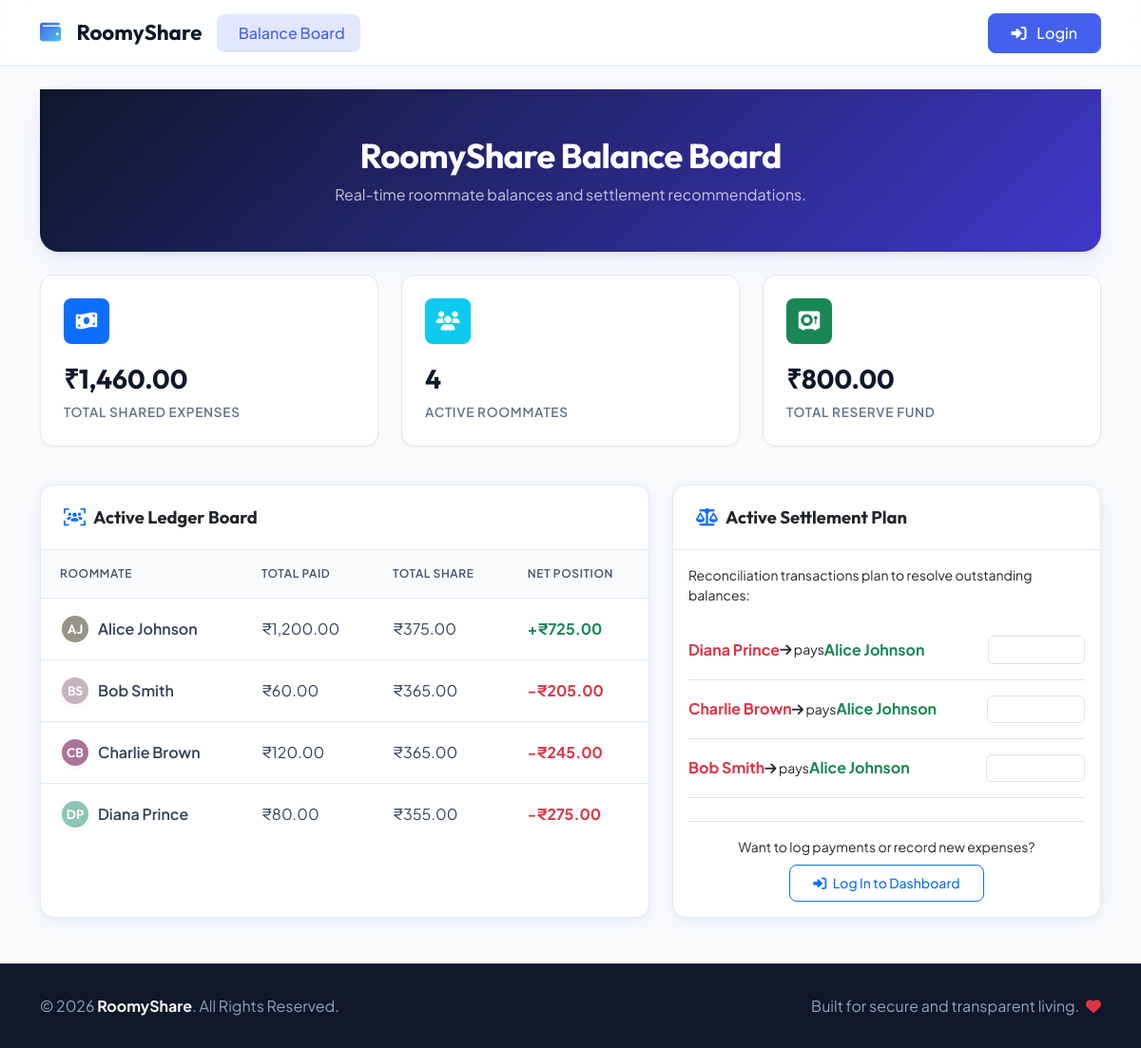
The app's page /public_balance.php with its own data.
### tables this page shows
CREATE TABLE IF NOT EXISTS `members` (
  `id` INT AUTO_INCREMENT PRIMARY KEY,
  `name` VARCHAR(100) NOT NULL,
  `email` VARCHAR(100) NOT NULL UNIQUE,
  `phone` VARCHAR(20) DEFAULT NULL,
  `password_hash` VARCHAR(255) NOT NULL,
  `role` ENUM('admin', 'member') NOT NULL DEFAULT 'member',
  `status` ENUM('active', 'inactive') NOT NULL DEFAULT 'active',
  `avatar` VARCHAR(255) DEFAULT NULL,
  `created_at` TIMESTAMP DEFAULT CURRENT_TIMESTAMP
);

### includes/functions.php (called while the page is built, shortened)
<?php
function format_currency($amount) {
    return '₹' . number_format((float)$amount, 2);
}
function get_avatar_initials($name) {
    $words = explode(" ", $name);
    $initials = "";
    $count = 0;
    foreach ($words as $w) {
        if ($count < 2 && !empty($w)) {
            $initials .= strtoupper($w[0]);
            $count++;
        }
    }
    return $initials ?: '?';
}
function get_avatar_bg($name) {
    $hash = md5($name);
    $r = hexdec(substr($hash, 0, 2)) % 100 + 100;
    $g = hexdec(substr($hash, 2, 2)) % 100 + 100;
    $b = hexdec(substr($hash, 4, 2)) % 100 + 100;
    return "rgb($r, $g, $b)";
}
function get_roommate_balances($conn) {
    $members = [];
    $sql = "SELECT id, name, email, avatar, role FROM members WHERE status = 'active'";
    $res = $conn->query($sql);
    while ($row = $res->fetch_assoc()) {
        $members[$row['id']] = [
            'id' => (int)$row['id'],
            'name' => $row['name'],
            'email' => $row['email'],
            'avatar' => $row['avatar'],
            'role' => $row['role'],
            'total_paid' => 0.0,
            'total_share' => 0.0,
            'payments_sent' => 0.0,
            'payments_received' => 0.0,
            'net_balance' => 0.0
        ];
    }
    $sql = "SELECT paid_by, SUM(amount) AS total_paid FROM expenses GROUP BY paid_by";
    $res = $conn->query($sql);
    while ($row = $res->fetch_assoc()) {
        if (isset($members[$row['paid_by']])) {
            $members[$row['paid_by']]['total_paid'] = (float)$row['total_paid'];
        }
    }
    $sql = "SELECT member_id, SUM(amount) AS total_share FROM expense_splits GROUP BY member_id";
    $res = $conn->query($sql);
    while ($row = $res->fetch_assoc()) {
        if (isset($members[$row['member_id']])) {
            $members[$row['member_id']]['total_share'] = (float)$row['total_share'];
        }
    }
    $sql = "SELECT from_member_id, SUM(amount) AS sent FROM payments WHERE status = 'approved' GROUP BY from_member_id";
    $res = $conn->query($sql);
    while ($row = $res->fetch_assoc()) {
        if (isset($members[$row['from_member_id']])) {
            $members[$row['from_member_id']]['payments_sent'] = (float)$row['sent'];
        }
    }
    $sql = "SELECT to_member_id, SUM(amount) AS received FROM payments WHERE status = 'approved' GROUP BY to_member_id";
    $res = $conn->query($sql);
    while ($row = $res->fetch_assoc()) {
        if (isset($members[$row['to_member_id']])) {
            $members[$row['to_member_id']]['payments_received'] = (float)$row['received'];
        }
    }
    return $members;
}
function calculate_settlements($balances) {
    $debtors = [];
    $creditors = [];
    foreach ($balances as $m) {
        $bal = round($m['net_balance'], 2);
        if ($bal < -0.01) {
            $debtors[] = [
                'id' => $m['id'],
                'name' => $m['name'],
                'balance' => $bal
            ];
        } elseif ($bal > 0.01) {
            $creditors[] = [
                'id' => $m['id'],
                'name' => $m['name'],
                'balance' => $bal
            ];
        }
    }
    usort($debtors, function($a, $b) {
        return $a['balance'] <=> $b['balance'];
    });
    usort($creditors, function($a, $b) {
        return $b['balance'] <=> $a['balance'];
    });
    $settlements = [];
    $d_idx = 0;
    $c_idx = 0;
    while ($d_idx < count($debtors) && $c_idx < count($creditors)) {
        $debtor = &$debtors[$d_idx];
        $creditor = &$creditors[$c_idx];
        $debt_amt = abs($debtor['balance']);
        $cred_amt = $creditor['balance'];
        $payment = min($debt_amt, $cred_amt);
        $payment = round($payment, 2);
        if ($payment > 0) {
            $settlements[] = [
                'from_id' => $debtor['id'],
                'from_name' => $debtor['name'],
                'to_id' => $creditor['id'],
                'to_name' => $creditor['name'],
                'amount' => $payment
            ];
        }
        $debtor['balance'] += $payment;
        $creditor['balance'] -= $payment;
        if (abs($debtor['balance']) < 0.01) {
            $d_idx++;
        }
        if (abs($creditor['balance']) < 0.01) {
            $c_idx++;
        }
    }
    return $settlements;
}
function get_system_totals($conn) {
    $totals = [
        'expenses' => 0.0,
        'payments' => 0.0,
        'deposits' => 0.0,
        'roommates' => 0
    ];
    $res = $conn->query("SELECT SUM(amount) AS total FROM expenses");
    if ($row = $res->fetch_assoc()) {
        $totals['expenses'] = (float)$row['total'];
    }
    $res = $conn->query("SELECT SUM(amount) AS total FROM payments WHERE status = 'approved'");
    if ($row = $res->fetch_assoc()) {
        $totals['payments'] = (float)$row['total'];
    }
    $res = $conn->query("SELECT SUM(amount) AS total FROM deposits");
    if ($row = $res->fetch_assoc()) {
        $totals['deposits'] = (float)$row['total'];
    }
    $res = $conn->query("SELECT COUNT(*) AS total FROM members WHERE status = 'active'");
    if ($row = $res->fetch_assoc()) {
        $totals['roommates'] = (int)$row['total'];
    }
    return $totals;
}

### includes/auth.php (called while the page is built, shortened)
<?php
function sanitize($data) {
    if (is_array($data)) {
        foreach ($data as $key => $value) {
            $data[$key] = sanitize($value);
        }
    } else {
        $data = trim($data);
        $data = stripslashes($data);
        $data = htmlspecialchars($data, ENT_QUOTES, 'UTF-8');
    }
    return $data;
}

### public_balance.php (the view, shortened to what this page needs)
<?php
require_once 'config/database.php';
require_once 'includes/auth.php';
require_once 'includes/functions.php';
$balances = get_roommate_balances($conn);
$settlements = calculate_settlements($balances);
$totals = get_system_totals($conn);
require_once 'includes/header.php';
?>
<div class="public-header mb-4">
    <div class="container">
        <h1>RoomyShare Balance Board</h1>
        <p class="mb-0 opacity-75 text-light">Real-time roommate balances and settlement recommendations.</p>
    </div>
</div>
<div class="row mb-4">
    <div class="col-md-4 mb-3">
        <div class="widget-stat">
            <div class="stat-icon bg-primary text-white">
                <i class="fa-solid fa-money-bill-wave"></i>
            </div>
            <div class="stat-number"><?php echo format_currency($totals['expenses']); ?></div>
            <div class="stat-label">Total Shared Expenses</div>
        </div>
    </div>
    <div class="col-md-4 mb-3">
        <div class="widget-stat">
            <div class="stat-icon bg-info text-white">
                <i class="fa-solid fa-users"></i>
            </div>
            <div class="stat-number"><?php echo $totals['roommates']; ?></div>
            <div class="stat-label">Active Roommates</div>
        </div>
    </div>
    <div class="col-md-4 mb-3">
        <div class="widget-stat">
            <div class="stat-icon bg-success text-white">
                <i class="fa-solid fa-vault"></i>
            </div>
            <div class="stat-number"><?php echo format_currency($totals['deposits']); ?></div>
            <div class="stat-label">Total Reserve Fund</div>
        </div>
    </div>
</div>
<div class="row">
    <div class="col-lg-7 mb-4">
        <div class="card card-custom h-100">
            <div class="card-header-custom">
                <span class="fw-bold"><i class="fa-solid fa-users-viewfinder text-primary me-2"></i>Active Ledger Board</span>
            </div>
            <div class="card-body p-0">
                <div class="table-responsive table-responsive-custom border-0">
                    <table class="table table-custom">
                        <thead>
                            <tr>
                                <th>Roommate</th>
                                <th>Total Paid</th>
                                <th>Total Share</th>
                                <th>Net Position</th>
                            </tr>
                        </thead>
                        <tbody>
                            <?php foreach ($balances as $b): ?>
                                <?php
                                $net = $b['net_balance'];
                                $net_class = $net >= 0.01 ? 'text-success fw-bold' : ($net < -0.01 ? 'text-danger fw-bold' : 'text-slate-400');
                                $net_label = $net >= 0.01 ? '+' . format_currency($net) : ($net < -0.01 ? '-' . format_currency(abs($net)) : format_currency(0));
                                ?>
                                <tr>
                                    <td>
                                        <div class="d-flex align-items-center">
                                            <div class="avatar-circle avatar-sm me-2" style="background-color: <?php echo get_avatar_bg($b['name']); ?>;">
                                                <?php echo get_avatar_initials($b['name']); ?>
                                            </div>
                                            <span class="fw-semibold text-slate-800"><?php echo sanitize($b['name']); ?></span>
                                        </div>
                                    </td>
                                    <td><?php echo format_currency($b['total_paid']); ?></td>
                                    <td><?php echo format_currency($b['total_share']); ?></td>
                                    <td class="<?php echo $net_class; ?>"><?php echo $net_label; ?></td>
                                </tr>
                            <?php endforeach; ?>
                        </tbody>
                    </table>
                </div>
            </div>
        </div>
    </div>
    <div class="col-lg-5 mb-4">
        <div class="card card-custom h-100">
            <div class="card-header-custom">
                <span class="fw-bold"><i class="fa-solid fa-scale-balanced text-primary me-2"></i>Active Settlement Plan</span>
            </div>
            <div class="card-body">
                <?php if (empty($settlements)): ?>
                    <div class="text-center py-5">
                        <span class="text-success fs-1 d-block mb-3"><i class="fa-solid fa-circle-check"></i></span>
                        <h5 class="fw-bold text-slate-800">Perfectly Balanced!</h5>
                        <p class="text-slate-500 mb-0 small">No peer settlements are required. All roommates have paid their exact share.</p>
                    </div>
                <?php else: ?>
                    <p class="text-slate-500 small mb-3">Reconciliation transactions plan to resolve outstanding balances:</p>
                    <div class="list-group list-group-flush">
                        <?php foreach ($settlements as $s): ?>
                            <div class="list-group-item px-0 py-3 border-bottom d-flex align-items-center justify-content-between">
                                <div class="d-flex align-items-center gap-1.5 flex-wrap">
                                    <span class="fw-bold text-danger"><?php echo sanitize($s['from_name']); ?></span>
                                    <span class="text-slate-400 small"><i class="fa-solid fa-arrow-right"></i> pays</span>
                                    <span class="fw-bold text-success"><?php echo sanitize($s['to_name']); ?></span>
                                </div>
                                <span class="badge bg-slate-100 text-slate-800 fs-6 fw-bold px-3 py-1.5 border rounded">
                                </span>
                            </div>
                        <?php endforeach; ?>
                    </div>
                <?php endif; ?>
                <div class="mt-4 pt-3 border-top text-center">
                    <p class="text-slate-400 small mb-2">Want to log payments or record new expenses?</p>
                    <a href="login.php" class="btn btn-sm btn-outline-primary px-4 py-2">
                        <i class="fa-solid fa-right-to-bracket me-1"></i> Log In to Dashboard
                    </a>
                </div>
            </div>
        </div>
    </div>
</div>
<?php
require_once 'includes/footer.php';
?>

### assets/css/style.css (style rules this page uses)
:root { --font-heading: 'Outfit', sans-serif; --font-body: 'Plus Jakarta Sans', sans-serif; --primary: #4361ee; --primary-glow: rgba(67, 97, 238, 0.15); --secondary: #3f37c9; --accent: #4cc9f0; --success: #10b981; --success-glow: rgba(16, 185, 129, 0.15); --warning: #f59e0b; --warning-glow: rgba(245, 158, 11, 0.15); --danger: #ef4444; --danger-glow: rgba(239, 68, 68, 0.15); --info: #0ea5e9; --info-glow: rgba(14, 165, 233, 0.15); --slate-50: #f8fafc; --slate-100: #f1f5f9; --slate-200: #e2e8f0; --slate-300: #cbd5e1; --slate-400: #94a3b8; --slate-500: #64748b; --slate-600: #475569; --slate-700: #334155; --slate-800: #1e293b; --slate-900: #0f172a; --bg-app: #f8fafc; --bg-card: #ffffff; --border-color: #e2e8f0; --text-main: #1e293b; --text-muted: #64748b; --radius-sm: 8px; --radius-md: 14px; --radius-lg: 20px; --shadow-sm: 0 1px 3px 0 rgba(0, 0, 0, 0.05); --shadow-md: 0 4px 20px -2px rgba(67, 97, 238, 0.08), 0 2px 8px -1px rgba(0, 0, 0, 0.04); --shadow-lg: 0 10px 30px -5px rgba(67, 97, 238, 0.12), 0 4px 12px -2px rgba(0, 0, 0, 0.06); --transition: all 0.3s cubic-bezier(0.4, 0, 0.2, 1); }
body { font-family: var(--font-body); background-color: var(--bg-app); color: var(--text-main); min-height: 100vh; display: flex; flex-direction: column; overflow-x: hidden; }
h1, h2, h3, h4, h5, h6 { font-family: var(--font-heading); font-weight: 600; letter-spacing: -0.02em; }
.card-custom { background-color: var(--bg-card); border: 1px solid var(--border-color); border-radius: var(--radius-md); box-shadow: var(--shadow-md); transition: var(--transition); overflow: hidden; }
.card-header-custom { background-color: transparent; border-bottom: 1px solid var(--border-color); padding: 1.25rem 1.5rem; font-weight: 600; font-family: var(--font-heading); font-size: 1.15rem; display: flex; justify-content: space-between; align-items: center; }
.avatar-circle { width: 42px; height: 42px; border-radius: 50%; display: flex; align-items: center; justify-content: center; font-weight: 600; font-family: var(--font-heading); color: #ffffff; box-shadow: var(--shadow-sm); border: 2px solid #ffffff; object-fit: cover; }
.avatar-sm { width: 32px; height: 32px; font-size: 0.85rem; }
.btn { border-radius: var(--radius-sm); font-weight: 500; transition: var(--transition); padding: 0.5rem 1.2rem; }
.widget-stat { position: relative; padding: 1.5rem; border-radius: var(--radius-md); background: #ffffff; border: 1px solid var(--border-color); box-shadow: var(--shadow-sm); transition: var(--transition); }
.widget-stat .stat-icon { width: 48px; height: 48px; border-radius: var(--radius-sm); display: flex; align-items: center; justify-content: center; font-size: 1.25rem; margin-bottom: 1rem; box-shadow: var(--shadow-sm); }
.widget-stat .stat-number { font-size: 1.75rem; font-weight: 700; font-family: var(--font-heading); margin-bottom: 0.25rem; color: var(--slate-900); }
.widget-stat .stat-label { font-size: 0.85rem; color: var(--slate-500); text-transform: uppercase; letter-spacing: 0.05em; font-weight: 600; }
.table-responsive-custom { border-radius: var(--radius-sm); overflow: hidden; border: 1px solid var(--border-color); }
.table-custom { margin-bottom: 0; }
.table-custom th { background-color: var(--slate-50); color: var(--slate-600); font-weight: 600; text-transform: uppercase; font-size: 0.75rem; letter-spacing: 0.05em; padding: 1rem 1.25rem; border-bottom: 1px solid var(--border-color); }
.table-custom td { padding: 1rem 1.25rem; vertical-align: middle; border-bottom: 1px solid var(--border-color); color: var(--slate-700); }
.table-custom tr:last-child td { border-bottom: none; }
.table-custom tbody tr { transition: var(--transition); }
.public-header { background: linear-gradient(135deg, var(--slate-900), var(--secondary)); color: #ffffff; padding: 3rem 1rem; text-align: center; border-radius: 0 0 var(--radius-lg) var(--radius-lg); box-shadow: var(--shadow-lg); margin-bottom: 2rem; }
.public-header h1 { font-size: 2.25rem; font-weight: 700; }

### records on screen
members: name "AJ", name "Alice Johnson", total_paid "₹1,200.00", total_share "₹375.00", net_label "+₹725.00"
members: name "BS", name "Bob Smith", total_paid "₹60.00", total_share "₹365.00", net_label "-₹205.00"
members: name "CB", name "Charlie Brown", total_paid "₹120.00", total_share "₹365.00", net_label "-₹245.00"
members: name "DP", name "Diana Prince", total_paid "₹80.00", total_share "₹355.00", net_label "-₹275.00"

### other values on screen
format_currency($totals['expenses']) "₹1,460.00"
$totals['roommates'] "4"
format_currency($totals['deposits']) "₹800.00"
$s['from_name'] "Diana Prince"
$s['to_name'] "Alice Johnson"
$s['from_name'] "Charlie Brown"
$s['from_name'] "Bob Smith"
